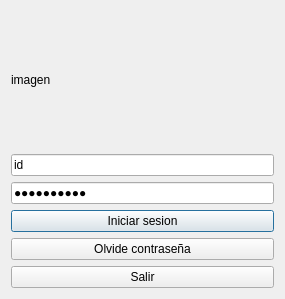
<?xml version="1.0" encoding="UTF-8"?>
<ui version="4.0">
 <class>InicioSesion</class>
 <widget class="QDialog" name="InicioSesion">
  <property name="geometry">
   <rect>
    <x>0</x>
    <y>0</y>
    <width>285</width>
    <height>299</height>
   </rect>
  </property>
  <property name="windowTitle">
   <string>Dialog</string>
  </property>
  <layout class="QVBoxLayout" name="verticalLayout_2">
   <item>
    <layout class="QVBoxLayout" name="verticalLayout">
     <item>
      <widget class="QLabel" name="label">
       <property name="text">
        <string>imagen</string>
       </property>
      </widget>
     </item>
     <item>
      <widget class="QLineEdit" name="lineEdit_id">
       <property name="text">
        <string>id</string>
       </property>
      </widget>
     </item>
     <item>
      <widget class="QLineEdit" name="lineEdit_contrasena">
       <property name="text">
        <string>contraseña</string>
       </property>
       <property name="echoMode">
        <enum>QLineEdit::EchoMode::Password</enum>
       </property>
      </widget>
     </item>
     <item>
      <widget class="QPushButton" name="Boton_iniciar">
       <property name="text">
        <string>Iniciar sesion</string>
       </property>
      </widget>
     </item>
     <item>
      <widget class="QPushButton" name="Boton_olvide">
       <property name="text">
        <string>Olvide contraseña</string>
       </property>
      </widget>
     </item>
     <item>
      <widget class="QPushButton" name="Boton_salir">
       <property name="text">
        <string>Salir</string>
       </property>
      </widget>
     </item>
    </layout>
   </item>
  </layout>
 </widget>
 <resources/>
 <connections/>
</ui>
